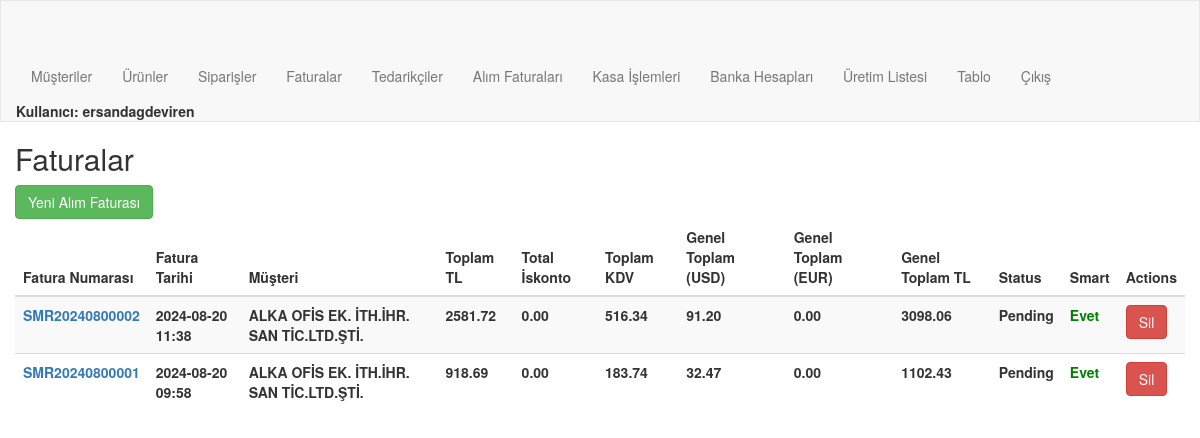
Page /order/invoices/ (signed in) on the earlier database version.
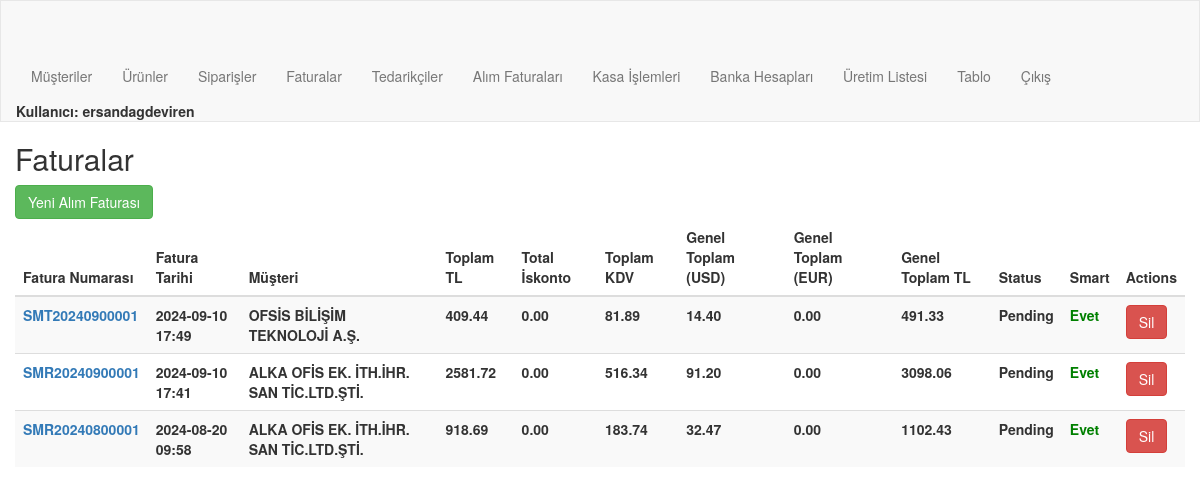
Same page on the later database version.
### order/models.py (models this page shows, shortened)
class Invoice(models.Model):
    invoice_number = models.CharField(max_length=20, unique=True, blank=True)
    order = models.OneToOneField(Order, on_delete=models.CASCADE, related_name="invoice")
    invoice_date = models.DateTimeField(auto_now_add=True)
    billing_address = models.CharField(max_length=250, blank=True)
    total_amount = models.DecimalField(max_digits=10, decimal_places=2, blank=True, default=0)
    total_discount = models.DecimalField(max_digits=10, decimal_places=2, blank=True, default=0)
    tax_amount = models.DecimalField(max_digits=10, decimal_places=2, blank=True, default=0)
    grand_total = models.DecimalField(max_digits=10, decimal_places=2, blank=True, default=0)
    grand_total_USD = models.DecimalField(max_digits=10, decimal_places=2, blank=True, default=0)
    grand_total_EUR = models.DecimalField(max_digits=10, decimal_places=2, blank=True, default=0)
    status = models.CharField(max_length=50, default='Pending')
    published = models.BooleanField(default=False)

class Order(models.Model):
    order_number = models.CharField(max_length=20, unique=True, blank=True)
    customer = models.ForeignKey(Customer, on_delete=models.PROTECT, related_name="customer_orders")
    date = models.DateTimeField(auto_now_add=True)
    user = models.ForeignKey(User, on_delete=models.CASCADE, related_name="user_orders")
    is_billed = models.BooleanField(default=False)

class Customer(models.Model):
    user = models.ForeignKey(User, on_delete=models.CASCADE, related_name="user_customers",blank=True,null=True)
    customerCode = models.CharField(max_length=50)
    companyName = models.CharField(max_length=50)
    taxOffice = models.CharField(max_length=50)
    tax_number = models.CharField(max_length=50, blank=True)
    name = models.CharField(max_length=50, blank=True)
    middleName = models.CharField(max_length=50, blank=True)
    surname = models.CharField(max_length=50, blank=True)
    city = models.CharField(max_length=50)
    district = models.CharField(max_length=50)
    adress = models.CharField(max_length=250, blank=True)
    shipping_adress=models.CharField(max_length=250, blank=True)
    country = models.CharField(max_length=50, blank=True, default="Türkiye")
    email = models.EmailField(blank=True)
    telephone = models.CharField(max_length=11, blank=True)
    customerType = models.CharField(max_length=50, blank=True)
    contactPerson = models.CharField(max_length=50, blank=True)
    E_invoice=models.BooleanField(default=True)
    def __str__(self):
        return self.companyName

### order/views.py (the view, shortened to what this page needs)
# urls.py: path('invoices/', views.invoice_list, name='invoice_list'),
@login_required
@user_passes_test(is_admin)
def invoice_list(request):
    invoices = Invoice.objects.all().order_by('-invoice_date')
    return render(request, 'order/invoice_list.html', {'invoices': invoices})

### order/views.py (called while the page is built)
def is_admin(user):
    return user.is_authenticated and user.is_staff

### order/Templates/order/invoice_list.html (shortened to what this page needs)
{% extends "order/navbar.html" %}
{% block content %}
    <h2>Faturalar</h2>
    <a href="{% url 'order:loc_supplier_list' %}" class="btn btn-success mb-2">Yeni Alım Faturası</a>
    <table class="table table-striped">
        <thead>
            <tr>
                <th>Fatura Numarası</th>
                <th>Fatura Tarihi</th>
                <th>Müşteri</th>
                <th>Toplam TL</th>
                <th>Total İskonto</th>
                <th>Toplam KDV</th>
                <th>Genel Toplam (USD)</th>
                <th>Genel Toplam (EUR)</th>
                <th>Genel Toplam TL</th>
                <th>Status</th>
                <th>Smart</th>
                <th>Actions</th>
            </tr>
        </thead>
        <tbody>
            {% for invoice in invoices %}
                <tr>
                    <td><a href="{% url 'order:invoice_detail' invoice.invoice_number %}">{{ invoice.invoice_number }}</a></td>
                    <td>{{ invoice.invoice_date|date:"Y-m-d H:i" }}</td>
                    <td>{{ invoice.order.customer }}</td>
                    <td>{{ invoice.total_amount }}</td>
                    <td>{{ invoice.total_discount }}</td>
                    <td>{{ invoice.tax_amount }}</td>
                    <td>{{ invoice.grand_total_USD }}</td>
                    <td>{{ invoice.grand_total_EUR }}</td>
                    <td><b>{{ invoice.grand_total }}</b></td>
                    <td>{{ invoice.status }}</td>
                    {% if invoice.published %}
                        <td style="color:green;">Evet</td>
                    {% else %}
                        <td>Hayır</td>
                    {% endif %}
                    <td>
                        <form method="POST" onsubmit="return confirmDelete();">
                            <button type="submit" name="delete_invoice" class="btn btn-danger">Sil</button>
                        </form>
                    </td>
                </tr>
            {% endfor %}
        </tbody>
    </table>
{% endblock %}

Differences in the rows shown:
removed Invoice: invoice_number "SMR20240800002", invoice_date "2024-08-20 11:38", order.customer "ALKA OFİS EK. İTH.İHR. SAN TİC.LTD.ŞTİ.", total_amount "2581.72", total_discount "0.00", tax_amount "516.34", grand_total_USD "91.20", grand_total_EUR "0.00", grand_total "3098.06", status "Pending", published "Evet"
added Invoice: invoice_number "SMT20240900001", invoice_date "2024-09-10 17:49", order.customer "OFSİS BİLİŞİM TEKNOLOJİ A.Ş.", total_amount "409.44", total_discount "0.00", tax_amount "81.89", grand_total_USD "14.40", grand_total_EUR "0.00", grand_total "491.33", status "Pending", published "Evet"
added Invoice: invoice_number "SMR20240900001", invoice_date "2024-09-10 17:41", order.customer "ALKA OFİS EK. İTH.İHR. SAN TİC.LTD.ŞTİ.", total_amount "2581.72", total_discount "0.00", tax_amount "516.34", grand_total_USD "91.20", grand_total_EUR "0.00", grand_total "3098.06", status "Pending", published "Evet"
